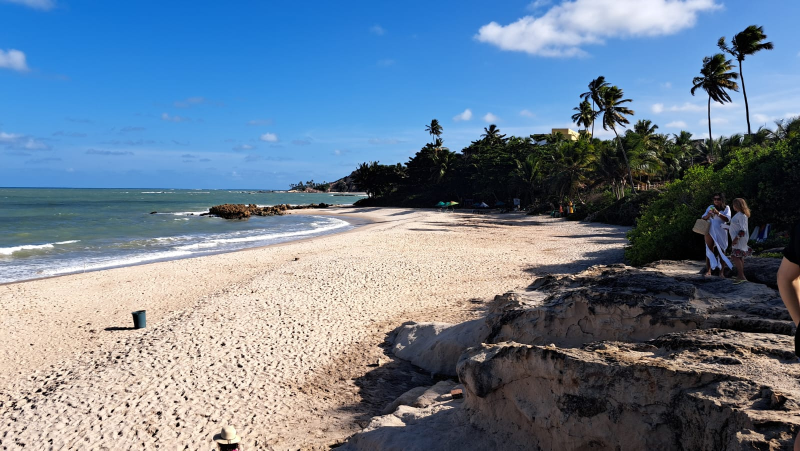
//> input picture Images/Exercicio_11/paisagem.jpeg, 1600 x 901 px (shown at 1/2 size)
$ ./cannypoints paisagem.jpeg   (built with g++ and OpenCV 4)
//> lines starting //> are read from the running program, lines starting //| are printed output that depends on the picture
#include <algorithm>
#include <cstdlib>
#include <ctime>
#include <fstream>
#include <iomanip>
#include <iostream>
#include <numeric>
#include <opencv2/opencv.hpp>
#include <vector>


#define STEP 5
#define JITTER 3
#define RAIO 5

int top_slider = 10;
int top_slider_max = 200;

char TrackbarName[50];

cv::Mat image, border, points, imageGray;
cv::Vec3b color;

int width, height;
int x, y;

std::vector<int> yrange;
std::vector<int> xrange;

void on_trackbar_canny(int, void*){
  cv::Canny(imageGray, border, top_slider, 3*top_slider);
  cv::imshow("Cannyborder", border);

  points = cv::Mat(height, width, CV_8UC3, cv::Scalar(255,255,255));

  std::random_shuffle(xrange.begin(), xrange.end());

  for (auto i : xrange) {
    std::random_shuffle(yrange.begin(), yrange.end());
    for (auto j : yrange) {
        if(border.at<uchar>(i,j) == 255){
            x = i + std::rand() % (2 * JITTER) - JITTER + 1;
            y = j + std::rand() % (2 * JITTER) - JITTER + 1;
            color = image.at<cv::Vec3b>(x, y);
            cv::circle(points, cv::Point(y, x), 2, CV_RGB(color[2], color[1], color[0]),
                        cv::FILLED, cv::LINE_AA);
        }
        else{
            x = i + std::rand() % (2 * JITTER) - JITTER + 1;
            y = j + std::rand() % (2 * JITTER) - JITTER + 1;
            color = image.at<cv::Vec3b>(x, y);
            cv::circle(points, cv::Point(y, x), RAIO, CV_RGB(color[2], color[1], color[0]),
                        cv::FILLED, cv::LINE_AA);
        }
    }
  }
}

int main(int argc, char**argv){
  image = cv::imread(argv[1], cv::IMREAD_COLOR);
//> image is the input picture: 901 rows x 1600 cols, CV_8UC3; mean B, G, R 147.5, 128, 109.5
  cv::cvtColor(image, imageGray,cv::COLOR_BGR2GRAY);
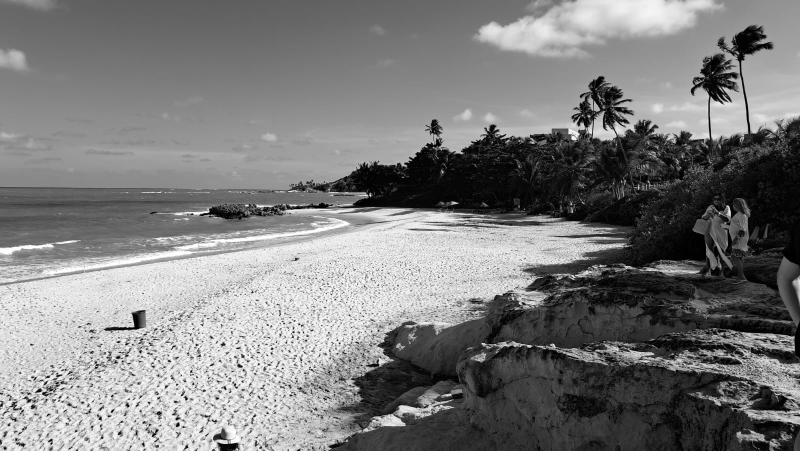
//> imageGray: 901 rows x 1600 cols, CV_8UC1 (shown at 1/2 size); min 0, max 255, mean 124.7

  std::srand(std::time(0));

  if (image.empty()) {
    std::cout << "Could not open or find the image" << std::endl;
    return -1;
  }

  width = image.cols;
//> width = 1600
  height = image.rows;
//> height = 901

  xrange.resize(height / STEP);
//> xrange = 180 values from 0 to 0
  yrange.resize(width / STEP);
//> yrange = 320 values from 0 to 0

  std::iota(xrange.begin(), xrange.end(), 0);
//> xrange = 180 values from 0 to 179
  std::iota(yrange.begin(), yrange.end(), 0);
//> yrange = 320 values from 0 to 319

  for (uint i = 0; i < xrange.size(); i++) {
    xrange[i] = xrange[i] * STEP + STEP / 2;
  }
//> after the loop, xrange = 180 values from 2 to 897

  for (uint i = 0; i < yrange.size(); i++) {
    yrange[i] = yrange[i] * STEP + STEP / 2;
  }

  sprintf( TrackbarName, "Threshold inferior", top_slider_max );

  cv::namedWindow("Canny",1);
  cv::createTrackbar( TrackbarName, "Canny",
                &top_slider,
                top_slider_max,
                on_trackbar_canny );

  on_trackbar_canny(top_slider, 0 );
//> in on_trackbar_canny, `cv::Canny(imageGray, border, top_slider, 3*top_slider);`:
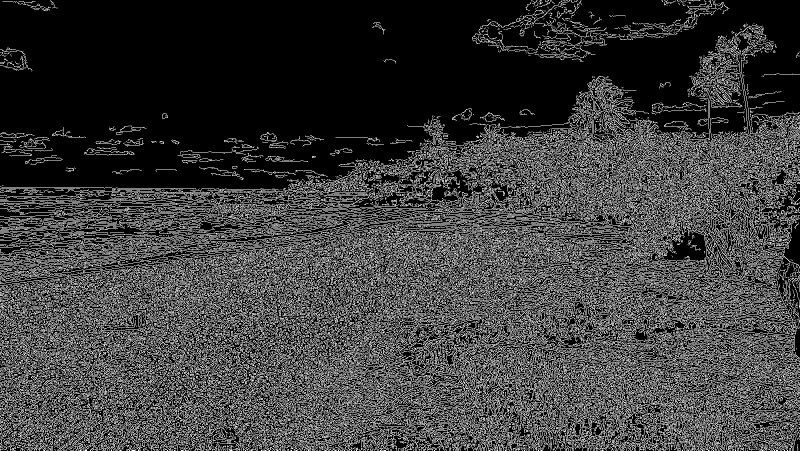
//> border: 901 rows x 1600 cols, CV_8UC1 (shown at 1/2 size); 23.4% white in thin lines or dots
//> after the loop in on_trackbar_canny, `for (auto i : xrange)`:
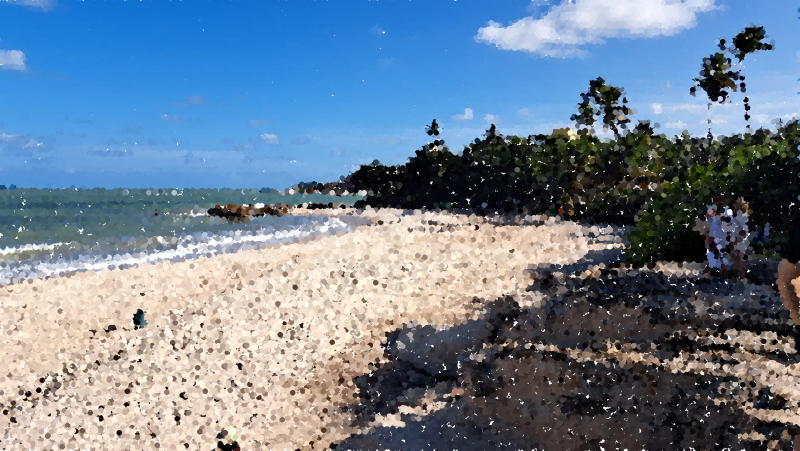
//> points: 901 rows x 1600 cols, CV_8UC3 (shown at 1/2 size); mean B, G, R 149.4, 129.9, 111.4

  cv::waitKey();
//> after the loop in on_trackbar_canny (call 2), `for (auto i : xrange)`:
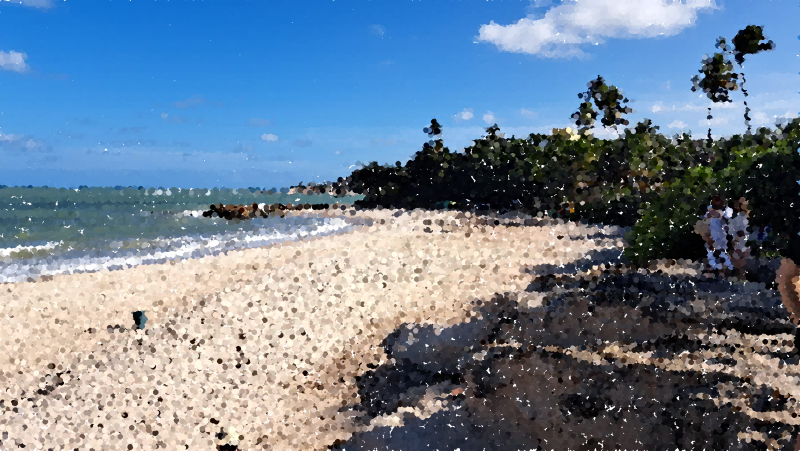
//> points: 901 rows x 1600 cols, CV_8UC3 (shown at 1/2 size); mean B, G, R 149, 129.5, 111
  cv::imwrite("cannypoints.png", points);

  return 0;
}
